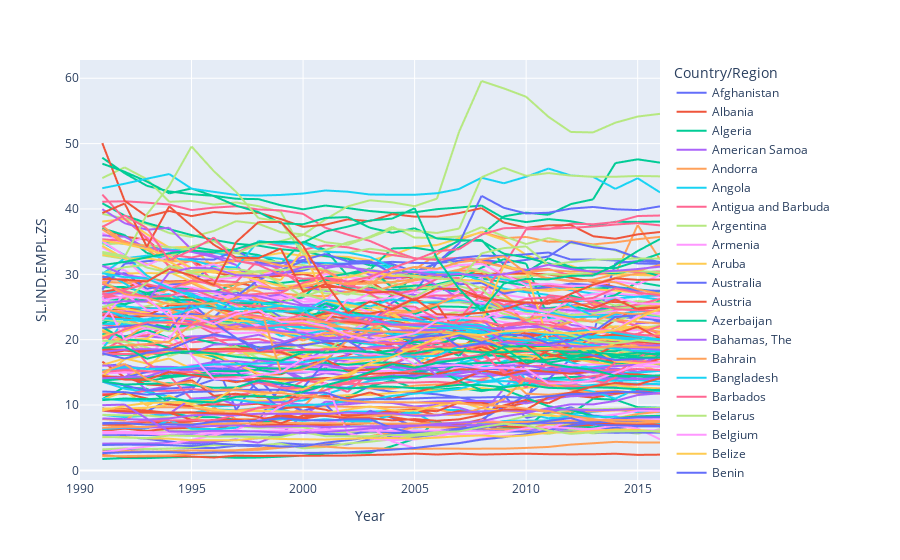

Notebook cell for this chart:
### Code cell
fig = px.line(jobs, x="Year", y="SL.IND.EMPL.ZS", color="Country/Region",
              hover_name="Country/Region")
fig.show()
